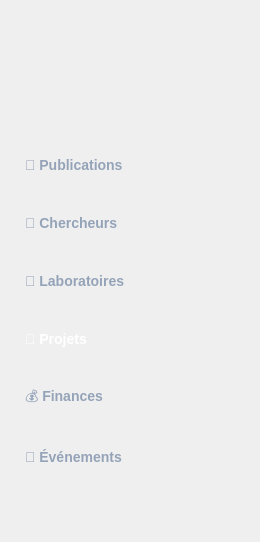
     <widget class="QFrame" name="sidebarFrame">
      <property name="minimumSize">
       <size>
        <width>260</width>
        <height>0</height>
       </size>
      </property>
      <property name="maximumSize">
       <size>
        <width>260</width>
        <height>16777215</height>
       </size>
      </property>
      <property name="styleSheet">
       <string notr="true">QFrame#sidebarFrame {
        background-color: #1e293b;
        border: none;
    }</string>
      </property>
      <property name="frameShape">
       <enum>QFrame::Shape::NoFrame</enum>
      </property>
      <layout class="QVBoxLayout" name="verticalLayoutSidebarMain">
       <property name="spacing">
        <number>0</number>
       </property>
       <property name="leftMargin">
        <number>0</number>
       </property>
       <property name="topMargin">
        <number>0</number>
       </property>
       <property name="rightMargin">
        <number>0</number>
       </property>
       <property name="bottomMargin">
        <number>0</number>
       </property>
       <item>
        <widget class="QFrame" name="sidebarHeaderFrame">
         <property name="minimumSize">
          <size>
           <width>0</width>
           <height>120</height>
          </size>
         </property>
         <property name="maximumSize">
          <size>
           <width>16777215</width>
           <height>120</height>
          </size>
         </property>
         <property name="styleSheet">
          <string notr="true">QFrame#logoFrame {
        background-color: #0f172a;
        border-bottom: 1px solid #334155;
    }</string>
         </property>
         <property name="frameShape">
          <enum>QFrame::Shape::NoFrame</enum>
         </property>
         <layout class="QHBoxLayout" name="verticalLayoutSidebarHeader">
          <property name="spacing">
           <number>20</number>
          </property>
          <property name="leftMargin">
           <number>30</number>
          </property>
          <property name="topMargin">
           <number>0</number>
          </property>
          <property name="rightMargin">
           <number>20</number>
          </property>
          <property name="bottomMargin">
           <number>0</number>
          </property>
          <item>
           <widget class="QLabel" name="logoIcon">
            <property name="styleSheet">
             <string notr="true">QLabel#logoIcon {

        border-radius: 8px;
    }</string>
            </property>
            <property name="text">
             <string/>
            </property>
            <property name="pixmap">
             <pixmap>://logo.png</pixmap>
            </property>
            <property name="scaledContents">
             <bool>true</bool>
            </property>
            <property name="alignment">
             <set>Qt::AlignmentFlag::AlignCenter</set>
            </property>
           </widget>
          </item>
         </layout>
        </widget>
       </item>
       <item>
        <layout class="QVBoxLayout" name="verticalLayoutSidebarNav">
         <property name="spacing">
          <number>8</number>
         </property>
         <property name="leftMargin">
          <number>0</number>
         </property>
         <property name="topMargin">
          <number>20</number>
         </property>
         <property name="rightMargin">
          <number>0</number>
         </property>
         <property name="bottomMargin">
          <number>20</number>
         </property>
         <item>
          <widget class="QPushButton" name="btnPublications">
           <property name="minimumSize">
            <size>
             <width>0</width>
             <height>50</height>
            </size>
           </property>
           <property name="cursor">
            <cursorShape>PointingHandCursor</cursorShape>
           </property>
           <property name="styleSheet">
            <string notr="true">QPushButton {
        background-color: transparent;
        color: #94a3b8;
        border: none;
        border-radius: 12px;
        padding: 14px 25px;
        font-size: 14px;
        font-weight: 500;
        text-align: left;
    }
    QPushButton:hover {
        background-color: #334155;
        color: #e2e8f0;
    }
    QPushButton:checked {
        background: qlineargradient(x1:0, y1:0, x2:1, y2:0,
            stop:0 #3b82f6, stop:1 #10b981);
        color: white;
    }</string>
           </property>
           <property name="text">
            <string>📄 Publications</string>
           </property>
           <property name="checkable">
            <bool>true</bool>
           </property>
           <property name="autoExclusive">
            <bool>true</bool>
           </property>
          </widget>
         </item>
         <item>
          <widget class="QPushButton" name="btnChercheurs">
           <property name="minimumSize">
            <size>
             <width>0</width>
             <height>50</height>
            </size>
           </property>
           <property name="cursor">
            <cursorShape>PointingHandCursor</cursorShape>
           </property>
           <property name="styleSheet">
            <string notr="true">QPushButton {
        background-color: transparent;
        color: #94a3b8;
        border: none;
        border-radius: 12px;
        padding: 14px 25px;
        font-size: 14px;
        font-weight: 500;
        text-align: left;
    }
    QPushButton:hover {
        background-color: #334155;
        color: #e2e8f0;
    }
    QPushButton:checked {
        background: qlineargradient(x1:0, y1:0, x2:1, y2:0,
            stop:0 #3b82f6, stop:1 #10b981);
        color: white;
    }</string>
           </property>
           <property name="text">
            <string>👥 Chercheurs</string>
           </property>
           <property name="checkable">
            <bool>true</bool>
           </property>
           <property name="autoExclusive">
            <bool>true</bool>
           </property>
          </widget>
         </item>
         <item>
          <widget class="QPushButton" name="btnLaboratoires">
           <property name="minimumSize">
            <size>
             <width>0</width>
             <height>50</height>
            </size>
           </property>
           <property name="cursor">
            <cursorShape>PointingHandCursor</cursorShape>
           </property>
           <property name="styleSheet">
            <string notr="true">QPushButton {
        background-color: transparent;
        color: #94a3b8;
        border: none;
        border-radius: 12px;
        padding: 14px 25px;
        font-size: 14px;
        font-weight: 500;
        text-align: left;
    }
    QPushButton:hover {
        background-color: #334155;
        color: #e2e8f0;
    }
    QPushButton:checked {
        background: qlineargradient(x1:0, y1:0, x2:1, y2:0,
            stop:0 #3b82f6, stop:1 #10b981);
        color: white;
    }</string>
           </property>
           <property name="text">
            <string>🧪 Laboratoires</string>
           </property>
           <property name="checkable">
            <bool>true</bool>
           </property>
           <property name="autoExclusive">
            <bool>true</bool>
           </property>
          </widget>
         </item>
         <item>
          <widget class="QPushButton" name="btnProjets">
           <property name="minimumSize">
            <size>
             <width>0</width>
             <height>50</height>
            </size>
           </property>
           <property name="cursor">
            <cursorShape>PointingHandCursor</cursorShape>
           </property>
           <property name="styleSheet">
            <string notr="true">QPushButton {
        background: qlineargradient(x1:0, y1:0, x2:1, y2:0,
            stop:0 #3b82f6, stop:1 #10b981);
        color: white;
        border: none;
        border-radius: 12px;
        padding: 14px 25px;
        font-size: 14px;
        font-weight: 600;
        text-align: left;
    }
    QPushButton:hover {
        background: qlineargradient(x1:0, y1:0, x2:1, y2:0,
            stop:0 #2563eb, stop:1 #059669);
    }
    QPushButton:checked {
        background: qlineargradient(x1:0, y1:0, x2:1, y2:0,
            stop:0 #3b82f6, stop:1 #10b981);
        color: white;
    }</string>
           </property>
           <property name="text">
            <string>📁 Projets</string>
           </property>
           <property name="checkable">
            <bool>true</bool>
           </property>
           <property name="checked">
            <bool>true</bool>
           </property>
           <property name="autoExclusive">
            <bool>true</bool>
           </property>
          </widget>
         </item>
         <item>
          <widget class="QPushButton" name="btnFinances">
           <property name="minimumSize">
            <size>
             <width>0</width>
             <height>50</height>
            </size>
           </property>
           <property name="cursor">
            <cursorShape>PointingHandCursor</cursorShape>
           </property>
           <property name="styleSheet">
            <string notr="true">QPushButton {
        background-color: transparent;
        color: #94a3b8;
        border: none;
        border-radius: 12px;
        padding: 14px 25px;
        font-size: 14px;
        font-weight: 500;
        text-align: left;
    }
    QPushButton:hover {
        background-color: #334155;
        color: #e2e8f0;
    }
    QPushButton:checked {
        background: qlineargradient(x1:0, y1:0, x2:1, y2:0,
            stop:0 #3b82f6, stop:1 #10b981);
        color: white;
    }</string>
           </property>
           <property name="text">
            <string>💰 Finances</string>
           </property>
           <property name="checkable">
            <bool>true</bool>
           </property>
           <property name="autoExclusive">
            <bool>true</bool>
           </property>
          </widget>
         </item>
         <item>
          <widget class="QPushButton" name="btnEvenements">
           <property name="minimumSize">
            <size>
             <width>0</width>
             <height>50</height>
            </size>
           </property>
           <property name="cursor">
            <cursorShape>PointingHandCursor</cursorShape>
           </property>
           <property name="styleSheet">
            <string notr="true">QPushButton {
        background-color: transparent;
        color: #94a3b8;
        border: none;
        border-radius: 12px;
        padding: 14px 25px;
        font-size: 14px;
        font-weight: 500;
        text-align: left;
    }
    QPushButton:hover {
        background-color: #334155;
        color: #e2e8f0;
    }
    QPushButton:checked {
        background: qlineargradient(x1:0, y1:0, x2:1, y2:0,
            stop:0 #3b82f6, stop:1 #10b981);
        color: white;
    }</string>
           </property>
           <property name="text">
            <string>📅 Événements</string>
           </property>
           <property name="checkable">
            <bool>true</bool>
           </property>
           <property name="autoExclusive">
            <bool>true</bool>
           </property>
          </widget>
         </item>
         <item>
          <spacer name="sidebarSpacer">
           <property name="orientation">
            <enum>Qt::Orientation::Vertical</enum>
           </property>
           <property name="sizeHint" stdset="0">
            <size>
             <width>20</width>
             <height>40</height>
            </size>
           </property>
          </spacer>
         </item>
        </layout>
       </item>
      </layout>
     </widget>
